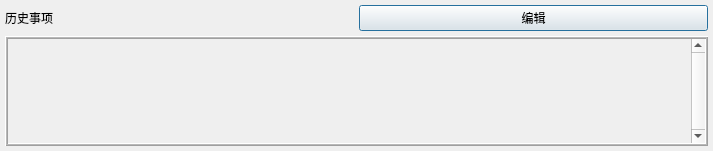
<?xml version="1.0" encoding="UTF-8"?>
<ui version="4.0">
 <class>history</class>
 <widget class="QDialog" name="history">
  <property name="geometry">
   <rect>
    <x>0</x>
    <y>0</y>
    <width>713</width>
    <height>151</height>
   </rect>
  </property>
  <property name="windowTitle">
   <string>Dialog</string>
  </property>
  <layout class="QGridLayout" name="gridLayout">
   <property name="leftMargin">
    <number>5</number>
   </property>
   <property name="topMargin">
    <number>5</number>
   </property>
   <property name="rightMargin">
    <number>5</number>
   </property>
   <property name="bottomMargin">
    <number>5</number>
   </property>
   <property name="spacing">
    <number>5</number>
   </property>
   <item row="0" column="0">
    <widget class="QLabel" name="label">
     <property name="text">
      <string>历史事项</string>
     </property>
    </widget>
   </item>
   <item row="0" column="1">
    <widget class="QPushButton" name="pushButton">
     <property name="text">
      <string>编辑</string>
     </property>
    </widget>
   </item>
   <item row="1" column="0" colspan="2">
    <widget class="QScrollArea" name="scrollArea">
     <property name="frameShape">
      <enum>QFrame::Box</enum>
     </property>
     <property name="frameShadow">
      <enum>QFrame::Raised</enum>
     </property>
     <property name="midLineWidth">
      <number>1</number>
     </property>
     <property name="verticalScrollBarPolicy">
      <enum>Qt::ScrollBarAlwaysOn</enum>
     </property>
     <property name="widgetResizable">
      <bool>true</bool>
     </property>
     <widget class="QWidget" name="scrollAreaWidgetContents">
      <property name="geometry">
       <rect>
        <x>0</x>
        <y>0</y>
        <width>683</width>
        <height>110</height>
       </rect>
      </property>
     </widget>
    </widget>
   </item>
  </layout>
 </widget>
 <resources/>
 <connections/>
</ui>
